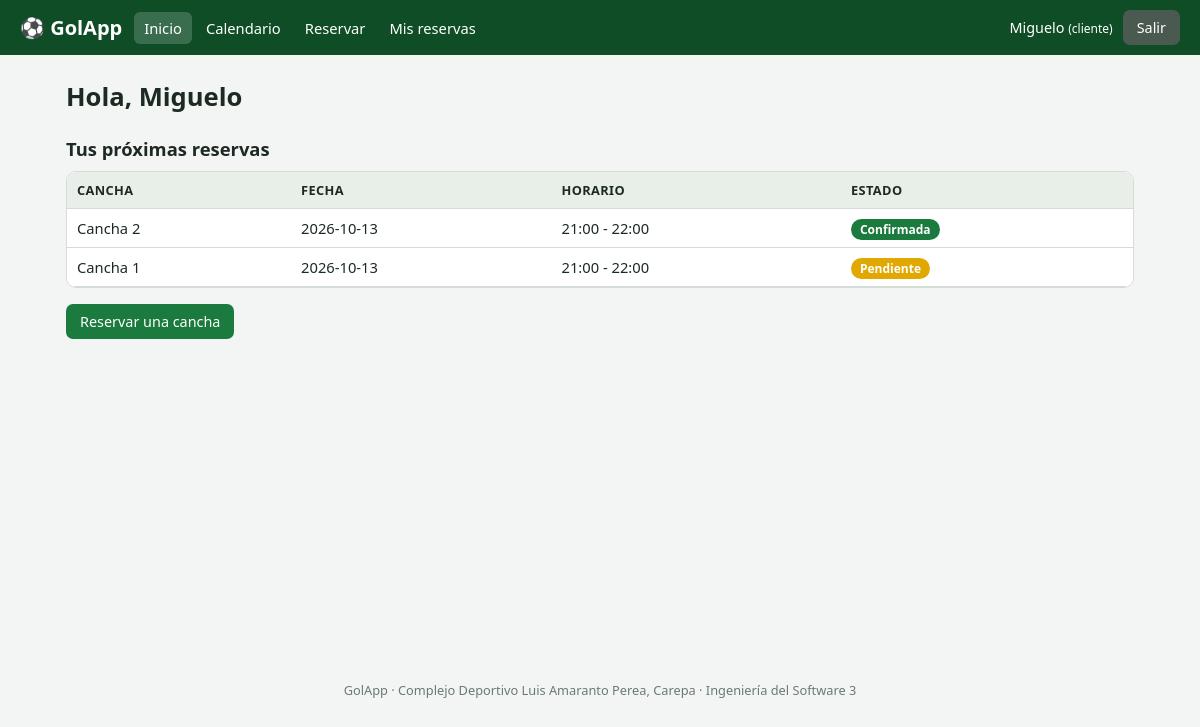
The page /dashboard.php (signed in) on the database its author committed.
### tables this page shows
CREATE TABLE `reservas` (
  `id` int(11) NOT NULL,
  `id_usuario` int(11) NOT NULL,
  `id_cancha` int(11) NOT NULL,
  `fecha` date NOT NULL,
  `hora_inicio` time NOT NULL,
  `hora_fin` time NOT NULL,
  `estado` enum('pendiente','confirmada','cancelada','finalizada') NOT NULL DEFAULT 'pendiente',
  `total` decimal(10,2) NOT NULL,
  `creado_en` timestamp NOT NULL DEFAULT current_timestamp()
);

CREATE TABLE `canchas` (
  `id` int(11) NOT NULL,
  `nombre` varchar(60) NOT NULL,
  `id_tipo` int(11) NOT NULL,
  `precio_hora` decimal(10,2) NOT NULL,
  `activa` tinyint(1) NOT NULL DEFAULT 1
);

### includes/auth.php (called while the page is built, shortened)
<?php
require_once __DIR__ . '/funciones.php';
function usuarioActual(): ?array
{
    return $_SESSION['usuario'] ?? null;
}
function esAdmin(): bool
{
    return (usuarioActual()['rol'] ?? '') === 'administrador';
}

### dashboard.php (the view, shortened to what this page needs)
<?php
require_once __DIR__ . '/includes/auth.php';
$db = getDb();
$u = usuarioActual();
if (esAdmin()) {
    $pend = $db->query("SELECT COUNT(*) FROM reservas WHERE estado = 'pendiente'")->fetchColumn();
    $hoy = $db->query("SELECT COUNT(*) FROM reservas WHERE fecha = CURDATE() AND estado IN ('pendiente','confirmada')")->fetchColumn();
    $canchas = $db->query('SELECT COUNT(*) FROM canchas WHERE activa = 1')->fetchColumn();
    $ingMes = $db->query("SELECT COALESCE(SUM(total),0) FROM reservas WHERE estado IN ('confirmada','finalizada')
                          AND fecha >= DATE_FORMAT(CURDATE(), '%Y-%m-01')")->fetchColumn();
} else {
    $st = $db->prepare("SELECT r.*, c.nombre AS cancha FROM reservas r JOIN canchas c ON c.id = r.id_cancha
                        WHERE r.id_usuario = ? AND r.fecha >= CURDATE() AND r.estado IN ('pendiente','confirmada')
                        ORDER BY r.fecha, r.hora_inicio LIMIT 5");
    $st->execute([$u['id']]);
    $proximas = $st->fetchAll();
}
require __DIR__ . '/includes/header.php';
?>
<h1>Hola, <?= e($u['nombre']) ?></h1>
<?php if (esAdmin()): ?>
    <div class="rejilla">
        <div class="stat"><b><?= (int)$pend ?></b><span>Reservas pendientes</span></div>
        <div class="stat"><b><?= (int)$hoy ?></b><span>Reservas de hoy</span></div>
        <div class="stat"><b><?= (int)$canchas ?></b><span>Canchas activas</span></div>
        <div class="stat"><b><?= moneda($ingMes) ?></b><span>Ingresos del mes</span></div>
    </div>
    <p><a class="btn" href="reservas.php?estado=pendiente">Ver pendientes</a>
       <a class="btn btn-sec" href="reporte.php">Ver reporte</a></p>
<?php else: ?>
    <h2>Tus próximas reservas</h2>
    <?php if (!$proximas): ?>
        <div class="tarjeta">Aún no tienes reservas próximas. <a href="calendario.php">Mira la disponibilidad</a>.</div>
    <?php else: ?>
        <div class="tabla-wrap"><table>
            <tr><th>Cancha</th><th>Fecha</th><th>Horario</th><th>Estado</th></tr>
            <?php foreach ($proximas as $r): ?>
                <tr><td><?= e($r['cancha']) ?></td><td><?= e($r['fecha']) ?></td>
                    <td><?= e(substr($r['hora_inicio'], 0, 5)) ?> - <?= e(substr($r['hora_fin'], 0, 5)) ?></td>
                    <td><?= insignia($r['estado']) ?></td></tr>
            <?php endforeach; ?>
        </table></div>
    <?php endif; ?>
    <p><a class="btn" href="nueva_reserva.php">Reservar una cancha</a></p>
<?php endif; ?>
<?php require __DIR__ . '/includes/footer.php'; ?>

### includes/funciones.php (shortened to what this page needs)
<?php
function e($texto): string
{
    return htmlspecialchars((string)$texto, ENT_QUOTES, 'UTF-8');
}
function insignia(string $estado): string
{
    return '<span class="badge badge-' . e($estado) . '">' . e(ucfirst($estado)) . '</span>';
}

### assets/css/style.css (style rules this page uses)
:root { --verde:#1b7a3d; --verde-osc:#0f4d26; --gris:#f3f5f4; --borde:#d5dbd7; --texto:#1d2a22; --rojo:#c0392b; --amarillo:#e0a800; }
* { box-sizing: border-box; }
body { margin:0; font-family: system-ui, -apple-system, "Segoe UI", Roboto, sans-serif; background:var(--gris); color:var(--texto); }
h1 { margin:0 0 16px; font-size:1.6rem; }
h2 { font-size:1.15rem; margin:22px 0 10px; }
table { width:100%; border-collapse:collapse; background:#fff; font-size:.92rem; }
th, td { padding:9px 10px; border-bottom:1px solid var(--borde); text-align:left; vertical-align:middle; }
th { background:#e8efe9; font-size:.8rem; text-transform:uppercase; letter-spacing:.03em; }
.tabla-wrap { overflow-x:auto; border:1px solid var(--borde); border-radius:10px; background:#fff; }
.btn { display:inline-block; border:0; background:var(--verde); color:#fff; padding:8px 14px; border-radius:7px; cursor:pointer; font-size:.9rem; text-decoration:none; }
.badge { padding:2px 9px; border-radius:99px; font-size:.75rem; font-weight:600; color:#fff; }
.badge-pendiente { background:var(--amarillo); }
.badge-confirmada { background:var(--verde); }

### rows shown on the page
reservas: id_cancha.nombre "Cancha 2", fecha "2026-10-13", hora_inicio "21:00", hora_fin "22:00", estado "Confirmada"
reservas: id_cancha.nombre "Cancha 1", fecha "2026-10-13", hora_inicio "21:00", hora_fin "22:00", estado "Pendiente"

### other values the page prints
$texto "Inicio Calendario Reservar Mis reservas"
$usuario['nombre'] "Miguelo"
$usuario['rol'] "cliente"
$u['nombre'] "Miguelo"
